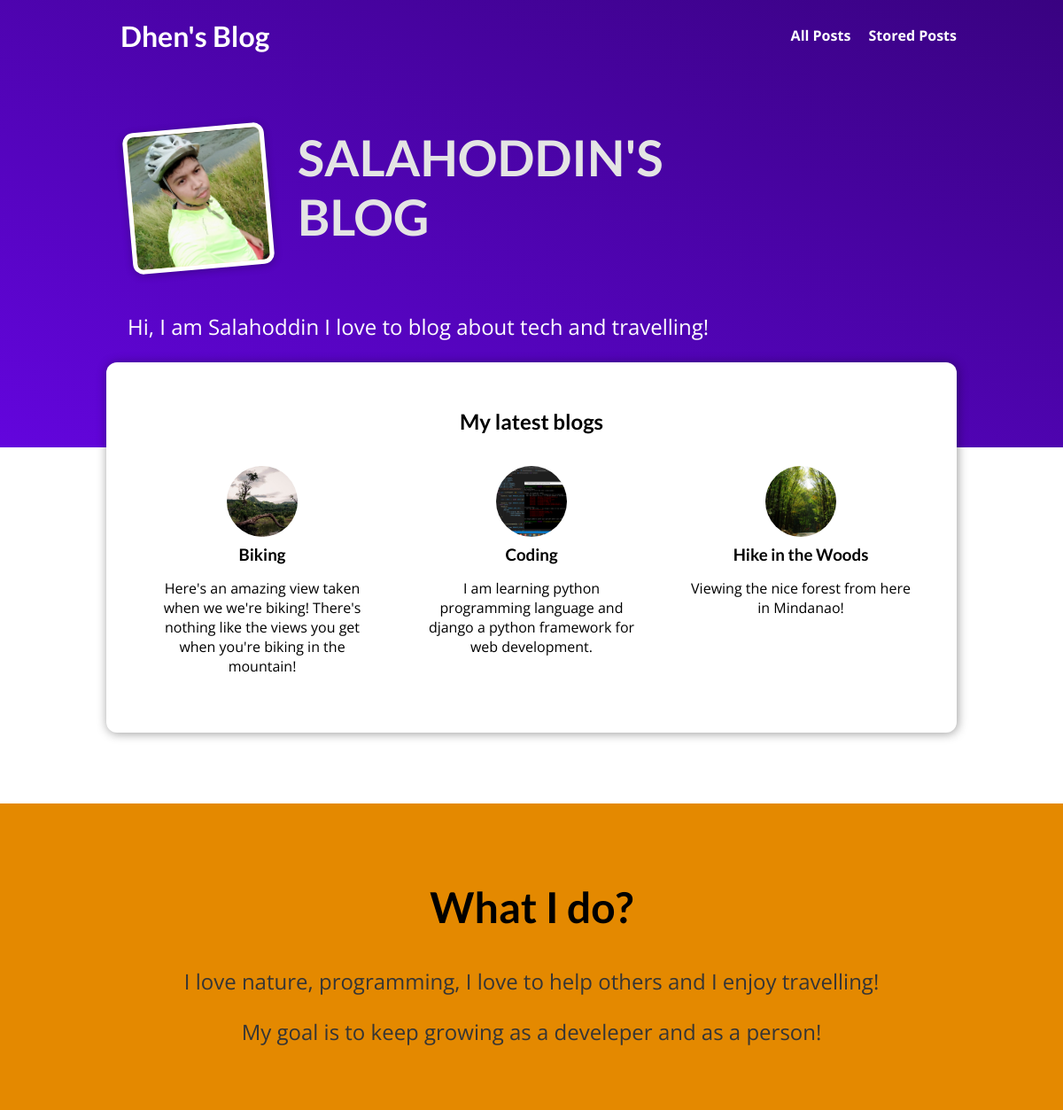
The page / on the database its author committed.
### blog/models.py (models this page shows, shortened)
class Post(models.Model):
    title = models.CharField(max_length=100)
    excerpt = models.CharField(max_length=250)
    image = models.ImageField(upload_to='posts', null=True)
    date = models.DateField(auto_now=True)
    slug = models.SlugField(unique=True, db_index=True)
    content = models.TextField(validators=[MinLengthValidator(10)])
    author = models.ForeignKey(
        Author, on_delete=models.SET_NULL, null=True, related_name='posts')
    tags = models.ManyToManyField(Tag)

### blog/views.py (the view)
# urls.py: path('', views.StartingPageView.as_view(), name='starting-page'),
class StartingPageView(ListView):
    template_name = 'blog/index.html'
    model = Post
    ordering = ['-date']
    context_object_name = 'posts'
    def get_queryset(self):
        query_set = super().get_queryset()
        data = query_set[:3]
        return data

### blog/templates/blog/index.html (shortened to what this page needs)
{% extends 'base.html' %}
{% load static %}
{% block css_files %}
    <link rel="stylesheet" href="{% static 'blog/post.css'%}">
    <link rel="stylesheet" href="{% static 'blog/index.css'%}">
{% endblock  %}
{% block content %}
    <section id='welcome'>
        <header>
            <img src="{% static 'blog/images/profilepic.png'%}" alt="Salah - The Author Of This Blog">
            <h2>SALAHODDIN'S BLOG</h2>
        </header>
        <p>Hi, I am Salahoddin I love to blog about tech and travelling!</p>
    </section>
    <section id='latest-posts'>
        <h2>My latest blogs</h2>
        <ul>
            {% for post in posts %}
                {% include 'blog/includes/post.html' %}
            {% endfor %}
        </ul>
    </section>
    <section id='about'>
        <h2>What I do?</h2>
        <p>I love nature, programming, I love to help others and I enjoy travelling!</p>
        <p>My goal is to keep growing as a develeper and as a person!</p>
    </section>
{% endblock  %}

### templates/base.html (shortened to what this page needs)
{% load static %}
<!DOCTYPE html>
<html lang="en">
<head>
    <link rel="stylesheet" href="{% static 'app.css' %}">
    {% block css_files %}{% endblock  %}
</head>
<body>
    <header id='main-navigation'>
        <h1><a href="{% url 'starting-page'%}">Dhen's Blog</a></h1>
        <nav>
            <a href="{% url 'posts-page' %}">All Posts</a>
            <a href="{% url 'read-later' %}">Stored Posts</a>
        </nav>
    </header>
    {% block content %}{% endblock  %}
</body>
</html>

### blog/templates/blog/includes/post.html
<li>
    <article class='post'>
        <a href={% url 'post-detail-page' post.slug %}>
            <img src="{{ post.image.url }}" alt={{ post.title }}>
            <div class='post__content'>
                <h3>{{ post.title }}</h3>
                <p>{{ post.excerpt }}</p>
            </div>
        </a>
    </article>
</li>

### static/app.css (style rules this page uses)
* { box-sizing: border-box; }
html { font-family: 'Open Sans', 'Lato', sans-serif; }
body { margin: 0; }
h1, h2, h3 { font-family: 'Lato', sans-serif; font-weight: bold; }
#main-navigation { width: 100%; height: 5rem; display: flex; justify-content: space-between; align-items: center; padding: 0 10%; position: absolute; top: 0; left: 0; }
#main-navigation a { text-decoration: none; color: white; font-weight: bold; margin-left: 1rem; }

### blog/static/blog/post.css (style rules this page uses)
.post { display: flex; flex-direction: column; align-items: center; text-align: center; }
.post a { text-decoration: none; color: black; transition: all 0.2s ease; padding: 1rem; }
.post img { width: 5rem; height: 5rem; object-fit: cover; border-radius: 50%; }
.post h3 { margin: 0.25rem 0; }

### blog/static/blog/index.css (style rules this page uses)
#welcome { background: linear-gradient(to right top, #6305dd, #390281); padding: 6rem 12%; }
#welcome header { display: flex; align-items: flex-start; margin: 3rem auto; }
#welcome img { width: 10rem; height: 10rem; object-fit: cover; object-position: top; border: 5px solid white; border-radius: 12px; background-color: #ffe1bf; transform: rotateZ(-5deg); box-shadow: 0 2px 8px rgba(0, 0, 0, 0.25); }
#welcome h2 { font-size: 3.5rem; margin: 0 0 0 2rem; color: #e4e4e4; width: 10rem; }
#welcome p { color: white; font-size: 1.5rem; }
#latest-posts { background-color: white; padding: 2rem; border-radius: 12px; width: 60rem; margin: -6rem auto 2rem auto; box-shadow: 1px 1px 12px rgba(0, 0, 0, 0.4); }
#latest-posts h2 { text-align: center; }
#latest-posts ul { list-style: none; margin: 0; padding: 0; display: flex; gap: 1rem; }
#latest-posts li { flex: 1; }
#about { text-align: center; padding: 3rem; background-color: #e48900; margin-top: 5rem; }
#about h2 { font-size: 3rem; }
#about p { font-size: 1.5rem; color: #353535; }

### rows shown on the page
Post: image (picture), title "Biking", excerpt "Here's an amazing view taken when we we're biking! There's nothing like the views you get when you're biking in the mountain!"
Post: image (picture), title "Coding", excerpt "I am learning python programming language and django a python framework for web development."
Post: image (picture), title "Hike in the Woods", excerpt "Viewing the nice forest from here in Mindanao!"
